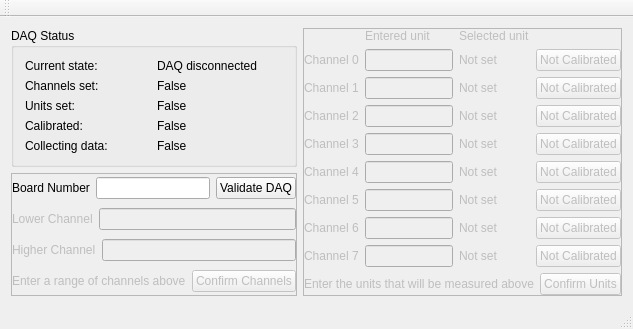
<?xml version="1.0" encoding="UTF-8"?>
<ui version="4.0">
 <class>GS_ColdflowTelemetryGUIClass</class>
 <widget class="QMainWindow" name="GS_ColdflowTelemetryGUIClass">
  <property name="enabled">
   <bool>true</bool>
  </property>
  <property name="geometry">
   <rect>
    <x>0</x>
    <y>0</y>
    <width>503</width>
    <height>273</height>
   </rect>
  </property>
  <property name="windowTitle">
   <string>GS_ColdflowTelemetryGUI</string>
  </property>
  <widget class="QWidget" name="centralWidget">
   <layout class="QHBoxLayout" name="horizontalLayout_10">
    <item>
     <layout class="QVBoxLayout" name="verticalLayout_2">
      <item>
       <widget class="QGroupBox" name="DAQStatusBox">
        <property name="title">
         <string>DAQ Status</string>
        </property>
        <layout class="QVBoxLayout" name="verticalLayout_3">
         <item>
          <layout class="QHBoxLayout" name="horizontalLayout_6">
           <item>
            <widget class="QLabel" name="currentStateLabel">
             <property name="text">
              <string>Current state:</string>
             </property>
            </widget>
           </item>
           <item>
            <widget class="QLabel" name="currentStateLabelDynamic">
             <property name="text">
              <string>DAQ disconnected</string>
             </property>
            </widget>
           </item>
          </layout>
         </item>
         <item>
          <layout class="QHBoxLayout" name="horizontalLayout_7">
           <item>
            <widget class="QLabel" name="channelsSetLabel">
             <property name="text">
              <string>Channels set:</string>
             </property>
            </widget>
           </item>
           <item>
            <widget class="QLabel" name="channelsSetLabelDynamic">
             <property name="text">
              <string>False</string>
             </property>
            </widget>
           </item>
          </layout>
         </item>
         <item>
          <layout class="QHBoxLayout" name="horizontalLayout_8">
           <item>
            <widget class="QLabel" name="unitsSetLabel">
             <property name="text">
              <string>Units set: </string>
             </property>
            </widget>
           </item>
           <item>
            <widget class="QLabel" name="unitsSetLabelDynamic">
             <property name="text">
              <string>False</string>
             </property>
            </widget>
           </item>
          </layout>
         </item>
         <item>
          <layout class="QHBoxLayout" name="horizontalLayout_17">
           <item>
            <widget class="QLabel" name="calibrationDoneLabel">
             <property name="text">
              <string>Calibrated: </string>
             </property>
            </widget>
           </item>
           <item>
            <widget class="QLabel" name="calibrationDoneLabelDynamic">
             <property name="text">
              <string>False</string>
             </property>
            </widget>
           </item>
          </layout>
         </item>
         <item>
          <layout class="QHBoxLayout" name="horizontalLayout_9">
           <item>
            <widget class="QLabel" name="collectingDataLabel">
             <property name="text">
              <string>Collecting data:</string>
             </property>
            </widget>
           </item>
           <item>
            <widget class="QLabel" name="collectingDataLabelDynamic">
             <property name="text">
              <string>False</string>
             </property>
            </widget>
           </item>
          </layout>
         </item>
        </layout>
       </widget>
      </item>
      <item>
       <widget class="QFrame" name="frame">
        <property name="frameShape">
         <enum>QFrame::StyledPanel</enum>
        </property>
        <property name="frameShadow">
         <enum>QFrame::Raised</enum>
        </property>
        <layout class="QVBoxLayout" name="verticalLayout">
         <property name="leftMargin">
          <number>0</number>
         </property>
         <property name="topMargin">
          <number>0</number>
         </property>
         <property name="rightMargin">
          <number>0</number>
         </property>
         <property name="bottomMargin">
          <number>0</number>
         </property>
         <item>
          <layout class="QHBoxLayout" name="horizontalLayout">
           <item>
            <widget class="QLabel" name="boardNumLabel">
             <property name="text">
              <string>Board Number</string>
             </property>
            </widget>
           </item>
           <item>
            <widget class="QLineEdit" name="boardNumInput">
             <property name="inputMask">
              <string>9</string>
             </property>
            </widget>
           </item>
           <item>
            <widget class="QPushButton" name="validateDAQButton">
             <property name="text">
              <string>Validate DAQ</string>
             </property>
            </widget>
           </item>
          </layout>
         </item>
         <item>
          <layout class="QHBoxLayout" name="horizontalLayout_2">
           <item>
            <widget class="QLabel" name="lowerChannelLabel">
             <property name="enabled">
              <bool>false</bool>
             </property>
             <property name="text">
              <string>Lower Channel</string>
             </property>
            </widget>
           </item>
           <item>
            <widget class="QLineEdit" name="lowerChannelInput">
             <property name="enabled">
              <bool>false</bool>
             </property>
            </widget>
           </item>
          </layout>
         </item>
         <item>
          <layout class="QHBoxLayout" name="horizontalLayout_3">
           <item>
            <widget class="QLabel" name="higherChannelLabel">
             <property name="enabled">
              <bool>false</bool>
             </property>
             <property name="text">
              <string>Higher Channel</string>
             </property>
            </widget>
           </item>
           <item>
            <widget class="QLineEdit" name="higherChannelInput">
             <property name="enabled">
              <bool>false</bool>
             </property>
            </widget>
           </item>
          </layout>
         </item>
         <item>
          <layout class="QHBoxLayout" name="horizontalLayout_4">
           <item>
            <widget class="QLabel" name="channelsStatusLabelDynamic">
             <property name="enabled">
              <bool>false</bool>
             </property>
             <property name="text">
              <string>Enter a range of channels above</string>
             </property>
            </widget>
           </item>
           <item>
            <widget class="QPushButton" name="confirmChannelsButton">
             <property name="enabled">
              <bool>false</bool>
             </property>
             <property name="text">
              <string>Confirm Channels</string>
             </property>
            </widget>
           </item>
          </layout>
         </item>
        </layout>
       </widget>
      </item>
     </layout>
    </item>
    <item>
     <widget class="QFrame" name="channelUnitsFrame">
      <property name="enabled">
       <bool>false</bool>
      </property>
      <property name="frameShape">
       <enum>QFrame::StyledPanel</enum>
      </property>
      <property name="frameShadow">
       <enum>QFrame::Raised</enum>
      </property>
      <layout class="QGridLayout" name="gridLayout_2">
       <property name="leftMargin">
        <number>0</number>
       </property>
       <property name="topMargin">
        <number>0</number>
       </property>
       <property name="rightMargin">
        <number>0</number>
       </property>
       <property name="bottomMargin">
        <number>0</number>
       </property>
       <item row="0" column="0">
        <layout class="QGridLayout" name="gridLayout">
         <item row="7" column="3">
          <widget class="QPushButton" name="channel6CalibrateButton">
           <property name="enabled">
            <bool>false</bool>
           </property>
           <property name="text">
            <string>Not Calibrated</string>
           </property>
          </widget>
         </item>
         <item row="6" column="3">
          <widget class="QPushButton" name="channel5CalibrateButton">
           <property name="enabled">
            <bool>false</bool>
           </property>
           <property name="text">
            <string>Not Calibrated</string>
           </property>
          </widget>
         </item>
         <item row="7" column="0">
          <widget class="QLabel" name="channel6Label">
           <property name="text">
            <string>Channel 6</string>
           </property>
          </widget>
         </item>
         <item row="4" column="1">
          <widget class="QLineEdit" name="channel3UnitInput"/>
         </item>
         <item row="3" column="3">
          <widget class="QPushButton" name="channel2CalibrateButton">
           <property name="enabled">
            <bool>false</bool>
           </property>
           <property name="text">
            <string>Not Calibrated</string>
           </property>
          </widget>
         </item>
         <item row="1" column="3">
          <widget class="QPushButton" name="channel0CalibrateButton">
           <property name="enabled">
            <bool>false</bool>
           </property>
           <property name="text">
            <string>Not Calibrated</string>
           </property>
          </widget>
         </item>
         <item row="0" column="1">
          <widget class="QLabel" name="channelUnitLabel">
           <property name="text">
            <string>Entered unit</string>
           </property>
          </widget>
         </item>
         <item row="3" column="1">
          <widget class="QLineEdit" name="channel2UnitInput"/>
         </item>
         <item row="6" column="1">
          <widget class="QLineEdit" name="channel5UnitInput"/>
         </item>
         <item row="5" column="1">
          <widget class="QLineEdit" name="channel4UnitInput"/>
         </item>
         <item row="6" column="0">
          <widget class="QLabel" name="channel5Label">
           <property name="text">
            <string>Channel 5</string>
           </property>
          </widget>
         </item>
         <item row="8" column="0">
          <widget class="QLabel" name="channel7Label">
           <property name="text">
            <string>Channel 7</string>
           </property>
          </widget>
         </item>
         <item row="7" column="1">
          <widget class="QLineEdit" name="channel6UnitInput"/>
         </item>
         <item row="1" column="0">
          <widget class="QLabel" name="channel0Label">
           <property name="text">
            <string>Channel 0</string>
           </property>
          </widget>
         </item>
         <item row="8" column="1">
          <widget class="QLineEdit" name="channel7UnitInput"/>
         </item>
         <item row="4" column="3">
          <widget class="QPushButton" name="channel3CalibrateButton">
           <property name="enabled">
            <bool>false</bool>
           </property>
           <property name="text">
            <string>Not Calibrated</string>
           </property>
          </widget>
         </item>
         <item row="1" column="1">
          <widget class="QLineEdit" name="channel0UnitInput"/>
         </item>
         <item row="5" column="3">
          <widget class="QPushButton" name="channel4CalibrateButton">
           <property name="enabled">
            <bool>false</bool>
           </property>
           <property name="text">
            <string>Not Calibrated</string>
           </property>
          </widget>
         </item>
         <item row="4" column="0">
          <widget class="QLabel" name="channel3Label">
           <property name="text">
            <string>Channel 3</string>
           </property>
          </widget>
         </item>
         <item row="3" column="0">
          <widget class="QLabel" name="channel2Label">
           <property name="text">
            <string>Channel 2</string>
           </property>
          </widget>
         </item>
         <item row="2" column="0">
          <widget class="QLabel" name="channel1Label">
           <property name="text">
            <string>Channel 1</string>
           </property>
          </widget>
         </item>
         <item row="5" column="0">
          <widget class="QLabel" name="channel4Label">
           <property name="text">
            <string>Channel 4</string>
           </property>
          </widget>
         </item>
         <item row="8" column="3">
          <widget class="QPushButton" name="channel7CalibrateButton">
           <property name="enabled">
            <bool>false</bool>
           </property>
           <property name="text">
            <string>Not Calibrated</string>
           </property>
          </widget>
         </item>
         <item row="2" column="1">
          <widget class="QLineEdit" name="channel1UnitInput"/>
         </item>
         <item row="2" column="3">
          <widget class="QPushButton" name="channel1CalibrateButton">
           <property name="enabled">
            <bool>false</bool>
           </property>
           <property name="text">
            <string>Not Calibrated</string>
           </property>
          </widget>
         </item>
         <item row="1" column="2">
          <widget class="QLabel" name="channel0SelectedUnitLabelDynamic">
           <property name="text">
            <string>Not set</string>
           </property>
          </widget>
         </item>
         <item row="0" column="2">
          <widget class="QLabel" name="channelSelectedUnitLabel">
           <property name="text">
            <string>Selected unit</string>
           </property>
          </widget>
         </item>
         <item row="2" column="2">
          <widget class="QLabel" name="channel1SelectedUnitLabelDynamic">
           <property name="text">
            <string>Not set</string>
           </property>
          </widget>
         </item>
         <item row="3" column="2">
          <widget class="QLabel" name="channel2SelectedUnitLabelDynamic">
           <property name="text">
            <string>Not set</string>
           </property>
          </widget>
         </item>
         <item row="4" column="2">
          <widget class="QLabel" name="channel3SelectedUnitLabelDynamic">
           <property name="text">
            <string>Not set</string>
           </property>
          </widget>
         </item>
         <item row="5" column="2">
          <widget class="QLabel" name="channel4SelectedUnitLabelDynamic">
           <property name="text">
            <string>Not set</string>
           </property>
          </widget>
         </item>
         <item row="6" column="2">
          <widget class="QLabel" name="channel5SelectedUnitLabelDynamic">
           <property name="text">
            <string>Not set</string>
           </property>
          </widget>
         </item>
         <item row="7" column="2">
          <widget class="QLabel" name="channel6SelectedUnitLabelDynamic">
           <property name="text">
            <string>Not set</string>
           </property>
          </widget>
         </item>
         <item row="8" column="2">
          <widget class="QLabel" name="channel7SelectedUnitLabelDynamic">
           <property name="text">
            <string>Not set</string>
           </property>
          </widget>
         </item>
        </layout>
       </item>
       <item row="1" column="0">
        <layout class="QHBoxLayout" name="horizontalLayout_5">
         <item>
          <widget class="QLabel" name="channelsUnitLabelDynamic">
           <property name="text">
            <string>Enter the units that will be measured above</string>
           </property>
          </widget>
         </item>
         <item>
          <widget class="QPushButton" name="confirmUnitsButton">
           <property name="text">
            <string>Confirm Units</string>
           </property>
          </widget>
         </item>
        </layout>
       </item>
      </layout>
     </widget>
    </item>
   </layout>
  </widget>
  <widget class="QMenuBar" name="menuBar">
   <property name="geometry">
    <rect>
     <x>0</x>
     <y>0</y>
     <width>503</width>
     <height>18</height>
    </rect>
   </property>
  </widget>
  <widget class="QToolBar" name="mainToolBar">
   <attribute name="toolBarArea">
    <enum>TopToolBarArea</enum>
   </attribute>
   <attribute name="toolBarBreak">
    <bool>false</bool>
   </attribute>
  </widget>
  <widget class="QStatusBar" name="statusBar"/>
 </widget>
 <layoutdefault spacing="6" margin="11"/>
 <tabstops>
  <tabstop>validateDAQButton</tabstop>
  <tabstop>lowerChannelInput</tabstop>
  <tabstop>higherChannelInput</tabstop>
 </tabstops>
 <resources>
  <include location="GS_ColdflowTelemetryGUI.qrc"/>
 </resources>
 <connections/>
</ui>
